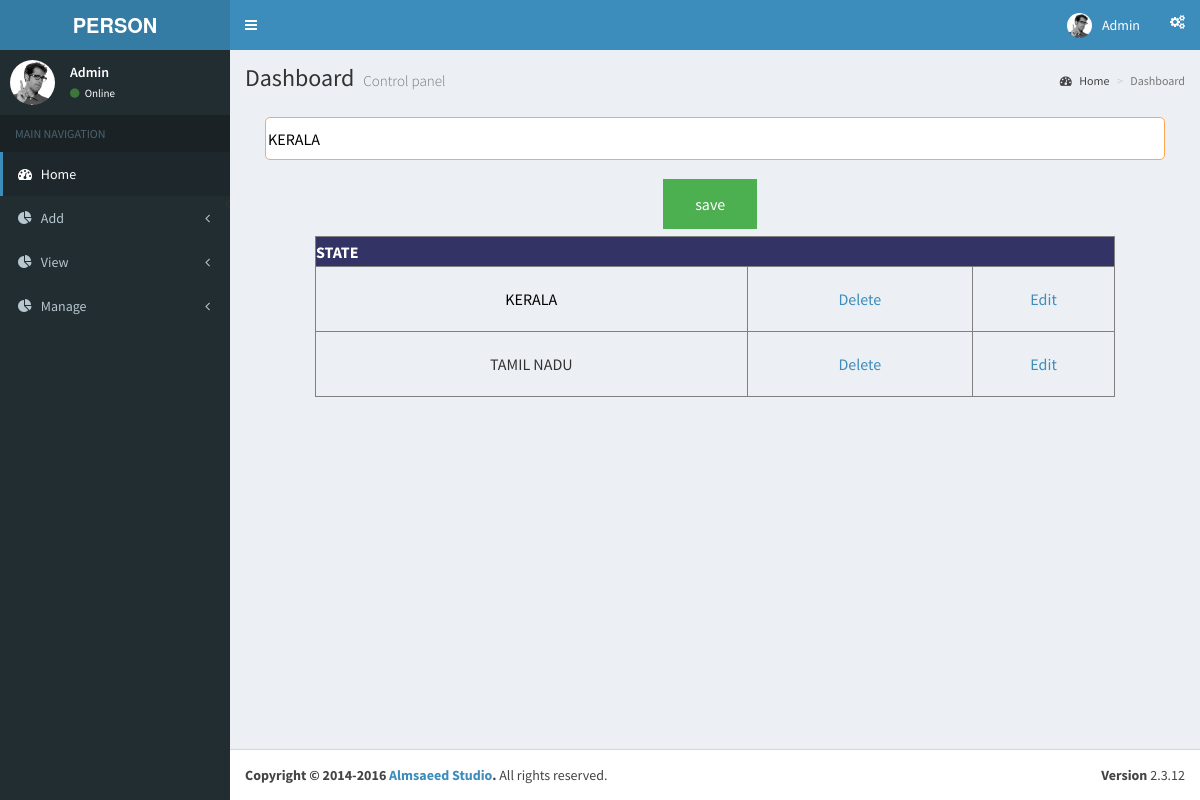
Screenshot of /admin/state.php?edit=1&id1=1 with the database file from the repository.
### tables this page shows
CREATE TABLE IF NOT EXISTS `tbl_state` (
  `state_id` int(11) NOT NULL AUTO_INCREMENT,
  `state_name` varchar(50) NOT NULL,
  PRIMARY KEY (`state_id`)
);

### admin/State.php (the view, shortened to what this page needs)
<?php
$con=mysqli_connect("localhost","root","","db_personmanage");
$st="";
		 if(isset($_GET['edit']))
		{
  			$ide=$_REQUEST['id1'];
  			$sel=mysqli_query($con,"select * from tbl_state where state_id='".$ide."'");
			$row=mysqli_fetch_array($sel);
			$st=$row['state_name'];
		}
?>
<html><head>
</head>
<?php include("head.php"); ?>
<body>
<form name="frmstate" method="post">
<table width="279"  align="center">
  <tr>
    <td align="center"><input type="text" name="txtstatename" class="textbox"  placeholder="Enter state name" value="<?php echo $st;?>"/></td>
  </tr>
  <tr><td align="center">
    &nbsp;<input type="submit" value="save" name="btnsave" class="button"  />
           </td>
  </tr>
</table>
 <table width="278" border="1" align="center">
  <tr>
  	<th align="center" colspan="3"> STATE</th>
		<?php
  			$sel=mysqli_query($con,"select * from tbl_state");
  			while($row=mysqli_fetch_array($sel))
   				{
	   ?>
     </tr>
       <tr>
       			<td>
       					<?php echo $row['state_name'];?>
       			</td>
       			<td> <a href="state.php?del=1&id=<?php echo $row['state_id'];?>">Delete</a></td>
       			<td><a href="state.php?edit=1&id1=<?php echo $row['state_id'];?>">Edit</a></td>
		</tr>
		<?php
				}
		?>
  </table>
</form>
</body>
<?php include("foot.php");?>
</html>

### admin/State.php (style rules this page uses)
table { border-collapse:collapse; width:100%; }
th,td { text-align:center; padding:8px; height:30px; }
tr:nth-child(even) { color:#000; }
th { background-color:#336; color:white; text-align:center; }
.textbox { background: white; border: 1px solid #ffa853; border-radius: 5px; color:#000; outline: none; height:43px; width: 900px; }
table { width:800px; }
td { height:65px; }
.button { background-color: #4CAF50; border: none; color: white; padding: 15px 32px; text-align: center; text-decoration: none; display: inline-block; font-size: 16px; margin: 4px 2px; cursor: pointer; }

### rows the page displays
tbl_state: txtstatename "KERALA", state_name "KERALA"
tbl_state: state_name "TAMIL NADU"
